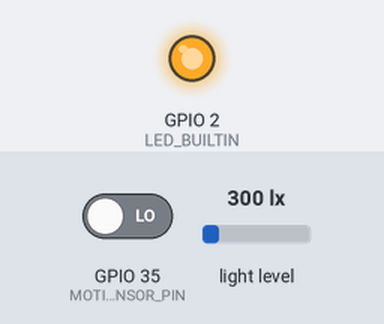
Simulated run of this sketch. Board: ESP32. Parts: output pins drawn as LEDs (lit = HIGH). The test bench sets the inputs (shaded band); at power-on: GPIO 35 (MOTION_SENSOR_PIN) LOW, light level 300 lx. WiFi joins after 1.5 s; servers stay silent unless stated; no MQTT or app messages arrive unless stated; what the sketch prints to the serial monitor is not drawn.

Above: at 4.3 s.
4.4 s: GPIO 35 (MOTION_SENSOR_PIN) driven HIGH
At 6.9 s:
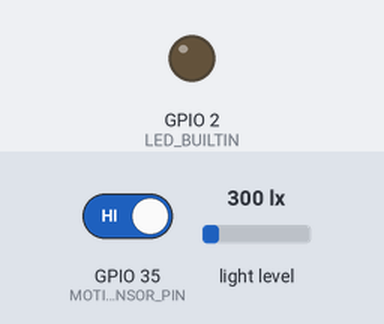
7.3 s: GPIO 35 (MOTION_SENSOR_PIN) driven LOW
At 8.4 s:
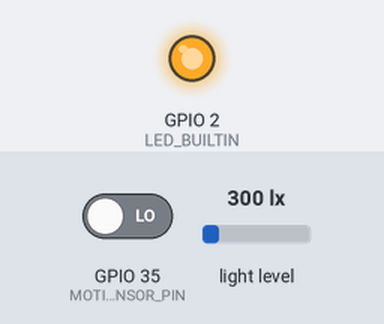
Timing chart, 0 to 10.3 s (numbered marks = the images above; inputs shaded):
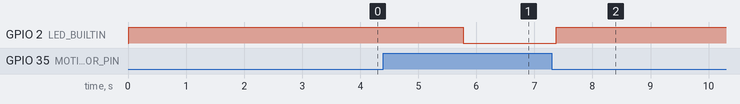

The sketch:

Sketch.ino
```cpp
#include <WiFi.h>
#include <PubSubClient.h>
#include <Wire.h>
#include <BH1750.h>
#include "Config.h"

#define SENSOR_NAME "ESP32-1"
#define MOTION_EVENT_NAME "Motion"
#define LUX_EVENT_NAME "Lux"

#define MOTION_SENSOR_PIN 35 /*D33 ESP32 DevKitV1*/

boolean flag = false;
boolean movement_detected = true;
String motion_event = String(SENSOR_NAME) + "/" + String(MOTION_EVENT_NAME);
String lux_event = String(SENSOR_NAME) + "/" + String(LUX_EVENT_NAME);
int threshold_lux_transmit = 2;
int previous_lux_transmit = 0;
int previous_lux_reading = 0;
bool flip_flop = false;
int connection_failure_count = 0;
int max_failure_count = 20;

TaskHandle_t MovementSensorThreadTask;

WiFiClient espClient;
PubSubClient client(espClient);
BH1750 lightMeter(0x23);

void setup() {
  Serial.begin(115200);
  delay(10);
  setup_mqtt();
  setupBH1750();

  pinMode(MOTION_SENSOR_PIN, INPUT);
  pinMode(LED_BUILTIN, OUTPUT);

  xTaskCreatePinnedToCore(
        MovementSensorThread, /* Function to implement the task */
        "MovementSensorThreadTask", /* Name of the task */
        10000,  /* Stack size in words */
        NULL,  /* Task input parameter */
        0,  /* Priority of the task */
        &MovementSensorThreadTask,  /* Task handle. */
        0); /* Core where the task should run */
}

void setupBH1750() {
  Wire.begin(21,22);
  lightMeter.begin();
}

void MovementSensorThread(void * parameter) {
  for(;;) {
    movement_detected = !(digitalRead(MOTION_SENSOR_PIN));
    if((movement_detected)) {
      flip_flop = true;
      digitalWrite(LED_BUILTIN, HIGH);
      Serial.println("Motion Detected");
      connect();
      client.publish(motion_event.c_str(), "true", true);
      client.loop();
      disconnect();
      delay(4000);
    }

    if(!movement_detected && flip_flop) {
      flip_flop = false;
      digitalWrite(LED_BUILTIN, LOW);
      Serial.println("Motion Reset");
    }
    delay(200);
  }
}

void connect() {
  connect_wifi();
  connect_mqtt();
}

void disconnect() {
  disconnect_wifi();
  disconnect_mqtt();
}

/********************************** START MAIN LOOP***************************************/
void loop() {

  double lux = lightMeter.readLightLevel();
  if(lux != previous_lux_reading) {
    Serial.printf("Light  %lf lx\n", lux);
  }
  if(abs(lux - previous_lux_transmit) > threshold_lux_transmit) {
    connect();
    client.publish(lux_event.c_str(), ((String)lux).c_str(), true);
    previous_lux_transmit = lux;
    disconnect();
  }
  previous_lux_reading = lux;
  delay(2000);
}


void connect_wifi() {

  delay(10);
  Serial.println();
  Serial.println("Wifi Connecting");

  WiFi.mode(WIFI_STA);
  WiFi.begin(WIFI_SSID, WIFI_PASSWORD);
  while (WiFi.status() != WL_CONNECTED) {
    restart_if_failing_lots();
    Serial.print(".");
    delay(500);
  }
  connection_failure_count = 0;
  Serial.println("\nWifi Connected");
}

void disconnect_wifi() {
  WiFi.disconnect();
}

void setup_mqtt() {
  client.setServer(MQTT_SERVER, MQTT_PORT);
}

void connect_mqtt() {
  Serial.println("MQTT connecting");
  while (!client.connected()) {
    restart_if_failing_lots();
    Serial.print(".");
    if (client.connect(SENSOR_NAME, MQTT_USER, MQTT_PASSWORD)) {
      Serial.println("\nMQTT Connected");
    }
    else {
      Serial.printf("\nFailed, rc= %s try again in 5 seconds\n", client.state());
      delay(5000);
    }
  }
  Serial.println("MQTT Complete");
  connection_failure_count = 0;
}

void disconnect_mqtt() {
  client.disconnect();
}

void restart_if_failing_lots() {
  if(connection_failure_count >= max_failure_count) {
    ESP.restart();
  }
  connection_failure_count++;
}
```

Config.h
```cpp
#define WIFI_SSID "<Replace-This>"
#define WIFI_PASSWORD "<Replace-This>"

#define MQTT_SERVER "<Replace-This>"
#define MQTT_USER ""
#define MQTT_PASSWORD ""
#define MQTT_PORT 1883
```

Measured:
- after the input at 4.4 s, GPIO 2 (LED_BUILTIN): HIGH → LOW after 1.4 s
- after the input at 7.3 s, GPIO 2 (LED_BUILTIN): LOW → HIGH after 0.07 s
